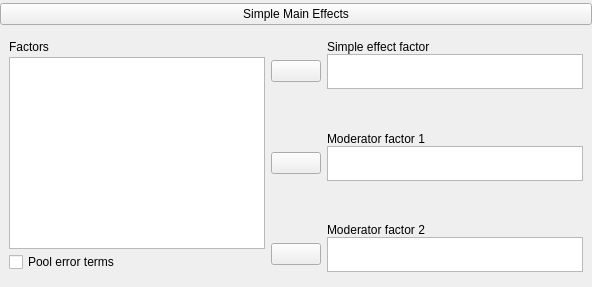
    <widget class="QWidget" name="groupSimpleEffect" native="true">
     <layout class="QGridLayout" name="gridLayout_12">
      <property name="leftMargin">
       <number>0</number>
      </property>
      <property name="topMargin">
       <number>3</number>
      </property>
      <property name="rightMargin">
       <number>0</number>
      </property>
      <property name="bottomMargin">
       <number>3</number>
      </property>
      <item row="1" column="0">
       <widget class="ExpanderButton" name="expanderOptionsSimpleEffects">
        <property name="sizePolicy">
         <sizepolicy hsizetype="Expanding" vsizetype="Fixed">
          <horstretch>0</horstretch>
          <verstretch>0</verstretch>
         </sizepolicy>
        </property>
        <property name="text">
         <string>Simple Main Effects</string>
        </property>
       </widget>
      </item>
      <item row="4" column="0">
       <widget class="QWidget" name="containerSimpleEffect" native="true">
        <layout class="QGridLayout" name="gridLayout_4">
         <item row="0" column="0">
          <widget class="QWidget" name="widget_18" native="true">
           <layout class="QGridLayout" name="gridLayout_21">
            <property name="leftMargin">
             <number>0</number>
            </property>
            <property name="topMargin">
             <number>0</number>
            </property>
            <property name="rightMargin">
             <number>0</number>
            </property>
            <property name="bottomMargin">
             <number>3</number>
            </property>
            <property name="horizontalSpacing">
             <number>0</number>
            </property>
            <property name="verticalSpacing">
             <number>3</number>
            </property>
            <item row="0" column="0">
             <widget class="QLabel" name="label_9">
              <property name="sizePolicy">
               <sizepolicy hsizetype="Fixed" vsizetype="Fixed">
                <horstretch>0</horstretch>
                <verstretch>0</verstretch>
               </sizepolicy>
              </property>
              <property name="text">
               <string>Factors</string>
              </property>
             </widget>
            </item>
            <item row="2" column="0">
             <widget class="AvailableFieldsListView" name="simpleEffectsVariables">
              <property name="sizePolicy">
               <sizepolicy hsizetype="Expanding" vsizetype="Expanding">
                <horstretch>0</horstretch>
                <verstretch>0</verstretch>
               </sizepolicy>
              </property>
              <property name="maximumSize">
               <size>
                <width>16777215</width>
                <height>16777215</height>
               </size>
              </property>
             </widget>
            </item>
            <item row="3" column="0">
             <widget class="BoundCheckBox" name="poolErrorTermSimpleEffects">
              <property name="text">
               <string>Pool error terms</string>
              </property>
             </widget>
            </item>
           </layout>
          </widget>
         </item>
         <item row="0" column="1">
          <widget class="QWidget" name="widget_16" native="true">
           <layout class="QVBoxLayout" name="verticalLayout_7">
            <property name="leftMargin">
             <number>0</number>
            </property>
            <property name="topMargin">
             <number>0</number>
            </property>
            <property name="rightMargin">
             <number>0</number>
            </property>
            <property name="bottomMargin">
             <number>3</number>
            </property>
            <item>
             <widget class="QWidget" name="widget_21" native="true">
              <property name="sizePolicy">
               <sizepolicy hsizetype="Preferred" vsizetype="Preferred">
                <horstretch>0</horstretch>
                <verstretch>0</verstretch>
               </sizepolicy>
              </property>
              <layout class="QGridLayout" name="gridLayout_30">
               <property name="leftMargin">
                <number>0</number>
               </property>
               <property name="topMargin">
                <number>0</number>
               </property>
               <property name="rightMargin">
                <number>0</number>
               </property>
               <property name="bottomMargin">
                <number>0</number>
               </property>
               <property name="verticalSpacing">
                <number>0</number>
               </property>
               <item row="2" column="0">
                <widget class="AssignButton" name="buttonAssignSimpleFactor">
                 <property name="sizePolicy">
                  <sizepolicy hsizetype="Fixed" vsizetype="Fixed">
                   <horstretch>0</horstretch>
                   <verstretch>0</verstretch>
                  </sizepolicy>
                 </property>
                 <property name="minimumSize">
                  <size>
                   <width>50</width>
                   <height>0</height>
                  </size>
                 </property>
                 <property name="maximumSize">
                  <size>
                   <width>50</width>
                   <height>16777215</height>
                  </size>
                 </property>
                 <property name="text">
                  <string/>
                 </property>
                </widget>
               </item>
               <item row="0" column="1">
                <widget class="QLabel" name="label_12">
                 <property name="sizePolicy">
                  <sizepolicy hsizetype="Fixed" vsizetype="Fixed">
                   <horstretch>0</horstretch>
                   <verstretch>0</verstretch>
                  </sizepolicy>
                 </property>
                 <property name="text">
                  <string>Simple effect factor</string>
                 </property>
                </widget>
               </item>
               <item row="2" column="1">
                <widget class="BoundListView" name="simpleFactor">
                 <property name="sizePolicy">
                  <sizepolicy hsizetype="Expanding" vsizetype="Fixed">
                   <horstretch>0</horstretch>
                   <verstretch>0</verstretch>
                  </sizepolicy>
                 </property>
                 <property name="maximumSize">
                  <size>
                   <width>16777215</width>
                   <height>35</height>
                  </size>
                 </property>
                </widget>
               </item>
              </layout>
             </widget>
            </item>
            <item>
             <spacer name="verticalSpacer_6">
              <property name="orientation">
               <enum>Qt::Vertical</enum>
              </property>
              <property name="sizeType">
               <enum>QSizePolicy::Expanding</enum>
              </property>
              <property name="sizeHint" stdset="0">
               <size>
                <width>20</width>
                <height>0</height>
               </size>
              </property>
             </spacer>
            </item>
            <item>
             <widget class="QWidget" name="widget_23" native="true">
              <property name="sizePolicy">
               <sizepolicy hsizetype="Preferred" vsizetype="Preferred">
                <horstretch>0</horstretch>
                <verstretch>0</verstretch>
               </sizepolicy>
              </property>
              <layout class="QGridLayout" name="gridLayout_32">
               <property name="leftMargin">
                <number>0</number>
               </property>
               <property name="topMargin">
                <number>0</number>
               </property>
               <property name="rightMargin">
                <number>0</number>
               </property>
               <property name="bottomMargin">
                <number>0</number>
               </property>
               <property name="verticalSpacing">
                <number>0</number>
               </property>
               <item row="1" column="1">
                <widget class="BoundListView" name="moderatorFactorOne">
                 <property name="sizePolicy">
                  <sizepolicy hsizetype="Expanding" vsizetype="Fixed">
                   <horstretch>0</horstretch>
                   <verstretch>0</verstretch>
                  </sizepolicy>
                 </property>
                 <property name="maximumSize">
                  <size>
                   <width>16777215</width>
                   <height>35</height>
                  </size>
                 </property>
                </widget>
               </item>
               <item row="1" column="0">
                <widget class="AssignButton" name="buttonAssignModeratorOne">
                 <property name="sizePolicy">
                  <sizepolicy hsizetype="Fixed" vsizetype="Fixed">
                   <horstretch>0</horstretch>
                   <verstretch>0</verstretch>
                  </sizepolicy>
                 </property>
                 <property name="minimumSize">
                  <size>
                   <width>50</width>
                   <height>0</height>
                  </size>
                 </property>
                 <property name="maximumSize">
                  <size>
                   <width>50</width>
                   <height>16777215</height>
                  </size>
                 </property>
                 <property name="text">
                  <string/>
                 </property>
                </widget>
               </item>
               <item row="0" column="1">
                <widget class="QLabel" name="label_16">
                 <property name="sizePolicy">
                  <sizepolicy hsizetype="Fixed" vsizetype="Fixed">
                   <horstretch>0</horstretch>
                   <verstretch>0</verstretch>
                  </sizepolicy>
                 </property>
                 <property name="text">
                  <string>Moderator factor 1</string>
                 </property>
                </widget>
               </item>
              </layout>
             </widget>
            </item>
            <item>
             <spacer name="verticalSpacer_7">
              <property name="orientation">
               <enum>Qt::Vertical</enum>
              </property>
              <property name="sizeType">
               <enum>QSizePolicy::Expanding</enum>
              </property>
              <property name="sizeHint" stdset="0">
               <size>
                <width>20</width>
                <height>0</height>
               </size>
              </property>
             </spacer>
            </item>
            <item>
             <widget class="QWidget" name="widget_24" native="true">
              <property name="sizePolicy">
               <sizepolicy hsizetype="Preferred" vsizetype="Preferred">
                <horstretch>0</horstretch>
                <verstretch>0</verstretch>
               </sizepolicy>
              </property>
              <layout class="QGridLayout" name="gridLayout_33">
               <property name="leftMargin">
                <number>0</number>
               </property>
               <property name="topMargin">
                <number>0</number>
               </property>
               <property name="rightMargin">
                <number>0</number>
               </property>
               <property name="bottomMargin">
                <number>0</number>
               </property>
               <property name="verticalSpacing">
                <number>0</number>
               </property>
               <item row="1" column="1">
                <widget class="BoundListView" name="moderatorFactorTwo">
                 <property name="sizePolicy">
                  <sizepolicy hsizetype="Expanding" vsizetype="Fixed">
                   <horstretch>0</horstretch>
                   <verstretch>0</verstretch>
                  </sizepolicy>
                 </property>
                 <property name="maximumSize">
                  <size>
                   <width>16777215</width>
                   <height>35</height>
                  </size>
                 </property>
                </widget>
               </item>
               <item row="1" column="0">
                <widget class="AssignButton" name="buttonAssignModeratorTwo">
                 <property name="sizePolicy">
                  <sizepolicy hsizetype="Fixed" vsizetype="Fixed">
                   <horstretch>0</horstretch>
                   <verstretch>0</verstretch>
                  </sizepolicy>
                 </property>
                 <property name="minimumSize">
                  <size>
                   <width>50</width>
                   <height>0</height>
                  </size>
                 </property>
                 <property name="maximumSize">
                  <size>
                   <width>50</width>
                   <height>16777215</height>
                  </size>
                 </property>
                 <property name="text">
                  <string/>
                 </property>
                </widget>
               </item>
               <item row="0" column="1">
                <widget class="QLabel" name="label_17">
                 <property name="sizePolicy">
                  <sizepolicy hsizetype="Fixed" vsizetype="Fixed">
                   <horstretch>0</horstretch>
                   <verstretch>0</verstretch>
                  </sizepolicy>
                 </property>
                 <property name="text">
                  <string>Moderator factor 2</string>
                 </property>
                </widget>
               </item>
              </layout>
             </widget>
            </item>
           </layout>
          </widget>
         </item>
        </layout>
       </widget>
      </item>
     </layout>
    </widget>
